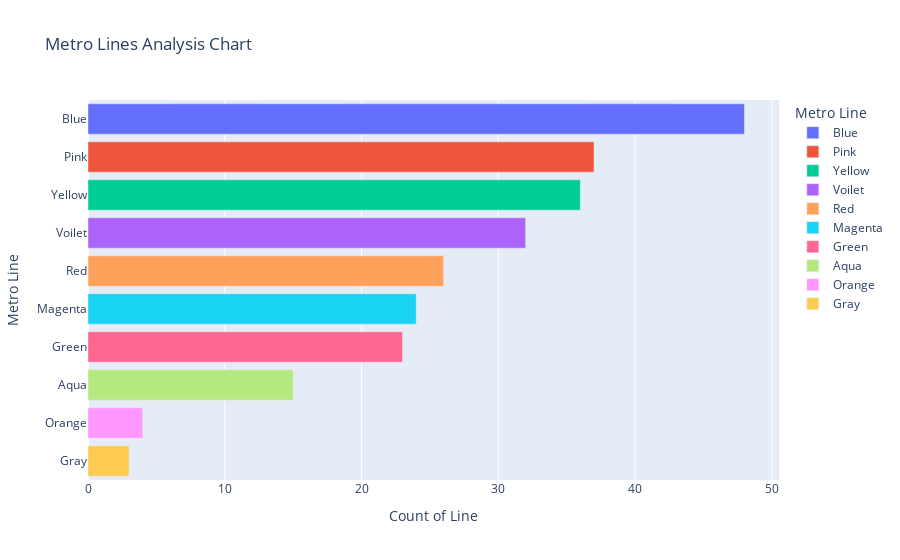

The notebook cell this image was saved under:
### Code cell
# Creating an interactive horizontal bar plot with tooltips using plotly library
fig = px.bar(line_analysis, x='Number of Stations', y='Line',
             hover_data={'Number of Stations': True, 'Average Distance Between Stations (km)': True},
             color='Line', color_continuous_scale=rbg_line_colors,
             labels={'Number of Stations': 'Count of Line', 'Average Distance Between Stations (km)': 'Distance (km)', 'Line': 'Metro Line'},
             title='Metro Lines Analysis Chart',
             orientation='h')

fig.show()

### Figure 1 — Plotly figure (JSON) as saved in the notebook; plotly's stock layout.template omitted (floating-point values rounded to 4 significant figures)
{"data": [{"alignmentgroup": "True", "customdata": [[1.78]], "hovertemplate": "Metro Line=%{y}<br>Count of Line=%{x}<br>Distance (km)=%{customdata[0]}<extra></extra>", "legendgroup": "Blue", "marker": {"color": "#636efa", "pattern": {"shape": ""}}, "name": "Blue", "offsetgroup": "Blue", "orientation": "h", "showlegend": true, "textposition": "auto", "type": "bar", "x": [48], "xaxis": "x", "y": ["Blue"], "yaxis": "y"}, {"alignmentgroup": "True", "customdata": [[1]], "hovertemplate": "Metro Line=%{y}<br>Count of Line=%{x}<br>Distance (km)=%{customdata[0]}<extra></extra>", "legendgroup": "Pink", "marker": {"color": "#EF553B", "pattern": {"shape": ""}}, "name": "Pink", "offsetgroup": "Pink", "orientation": "h", "showlegend": true, "textposition": "auto", "type": "bar", "x": [37], "xaxis": "x", "y": ["Pink"], "yaxis": "y"}, {"alignmentgroup": "True", "customdata": [[10.1]], "hovertemplate": "Metro Line=%{y}<br>Count of Line=%{x}<br>Distance (km)=%{customdata[0]}<extra></extra>", "legendgroup": "Yellow", "marker": {"color": "#00cc96", "pattern": {"shape": ""}}, "name": "Yellow", "offsetgroup": "Yellow", "orientation": "h", "showlegend": true, "textposition": "auto", "type": "bar", "x": [36], "xaxis": "x", "y": ["Yellow"], "yaxis": "y"}, {"alignmentgroup": "True", "customdata": [[1.13]], "hovertemplate": "Metro Line=%{y}<br>Count of Line=%{x}<br>Distance (km)=%{customdata[0]}<extra></extra>", "legendgroup": "Voilet", "marker": {"color": "#ab63fa", "pattern": {"shape": ""}}, "name": "Voilet", "offsetgroup": "Voilet", "orientation": "h", "showlegend": true, "textposition": "auto", "type": "bar", "x": [32], "xaxis": "x", "y": ["Voilet"], "yaxis": "y"}, {"alignmentgroup": "True", "customdata": [[1.44]], "hovertemplate": "Metro Line=%{y}<br>Count of Line=%{x}<br>Distance (km)=%{customdata[0]}<extra></extra>", "legendgroup": "Red", "marker": {"color": "#FFA15A", "pattern": {"shape": ""}}, "name": "Red", "offsetgroup": "Red", "orientation": "h", "showlegend": true, "textposition": "auto", "type": "bar", "x": [26], "xaxis": "x", "y": ["Red"], "yaxis": "y"}, {"alignmentgroup": "True", "customdata": [[5.97]], "hovertemplate": "Metro Line=%{y}<br>Count of Line=%{x}<br>Distance (km)=%{customdata[0]}<extra></extra>", "legendgroup": "Magenta", "marker": {"color": "#19d3f3", "pattern": {"shape": ""}}, "name": "Magenta", "offsetgroup": "Magenta", "orientation": "h", "showlegend": true, "textposition": "auto", "type": "bar", "x": [24], "xaxis": "x", "y": ["Magenta"], "yaxis": "y"}, {"alignmentgroup": "True", "customdata": [[1.46]], "hovertemplate": "Metro Line=%{y}<br>Count of Line=%{x}<br>Distance (km)=%{customdata[0]}<extra></extra>", "legendgroup": "Green", "marker": {"color": "#FF6692", "pattern": {"shape": ""}}, "name": "Green", "offsetgroup": "Green", "orientation": "h", "showlegend": true, "textposition": "auto", "type": "bar", "x": [23], "xaxis": "x", "y": ["Green"], "yaxis": "y"}, {"alignmentgroup": "True", "customdata": [[1.31]], "hovertemplate": "Metro Line=%{y}<br>Count of Line=%{x}<br>Distance (km)=%{customdata[0]}<extra></extra>", "legendgroup": "Aqua", "marker": {"color": "#B6E880", "pattern": {"shape": ""}}, "name": "Aqua", "offsetgroup": "Aqua", "orientation": "h", "showlegend": true, "textposition": "auto", "type": "bar", "x": [15], "xaxis": "x", "y": ["Aqua"], "yaxis": "y"}, {"alignmentgroup": "True", "customdata": [[1.4]], "hovertemplate": "Metro Line=%{y}<br>Count of Line=%{x}<br>Distance (km)=%{customdata[0]}<extra></extra>", "legendgroup": "Orange", "marker": {"color": "#FF97FF", "pattern": {"shape": ""}}, "name": "Orange", "offsetgroup": "Orange", "orientation": "h", "showlegend": true, "textposition": "auto", "type": "bar", "x": [4], "xaxis": "x", "y": ["Orange"], "yaxis": "y"}, {"alignmentgroup": "True", "customdata": [[1.31]], "hovertemplate": "Metro Line=%{y}<br>Count of Line=%{x}<br>Distance (km)=%{customdata[0]}<extra></extra>", "legendgroup": "Gray", "marker": {"color": "#FECB52", "pattern": {"shape": ""}}, "name": "Gray", "offsetgroup": "Gray", "orientation": "h", "showlegend": true, "textposition": "auto", "type": "bar", "x": [3], "xaxis": "x", "y": ["Gray"], "yaxis": "y"}], "layout": {"barmode": "relative", "legend": {"title": {"text": "Metro Line"}, "tracegroupgap": 0}, "title": {"text": "Metro Lines Analysis Chart"}, "xaxis": {"anchor": "y", "domain": [0, 1], "title": {"text": "Count of Line"}}, "yaxis": {"anchor": "x", "categoryarray": ["Gray", "Orange", "Aqua", "Green", "Magenta", "Red", "Voilet", "Yellow", "Pink", "Blue"], "categoryorder": "array", "domain": [0, 1], "title": {"text": "Metro Line"}}}}
